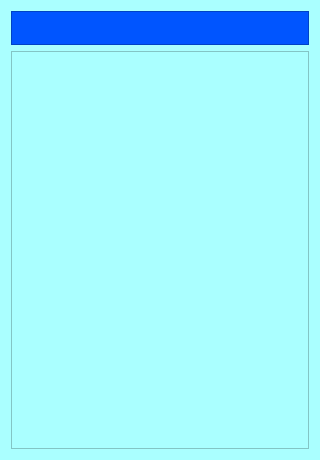
<?xml version="1.0" encoding="UTF-8"?>
<ui version="4.0">
 <class>PupilBookDialog</class>
 <widget class="QDialog" name="PupilBookDialog">
  <property name="geometry">
   <rect>
    <x>0</x>
    <y>0</y>
    <width>320</width>
    <height>460</height>
   </rect>
  </property>
  <property name="windowTitle">
   <string>Dialog</string>
  </property>
  <property name="styleSheet">
   <string notr="true">background-color: rgb(170, 255, 255);</string>
  </property>
  <layout class="QVBoxLayout" name="verticalLayout_2">
   <item>
    <widget class="QFrame" name="frame">
     <property name="styleSheet">
      <string notr="true">background-color: rgb(0, 85, 255);</string>
     </property>
     <property name="frameShape">
      <enum>QFrame::StyledPanel</enum>
     </property>
     <property name="frameShadow">
      <enum>QFrame::Raised</enum>
     </property>
     <property name="lineWidth">
      <number>2</number>
     </property>
     <layout class="QHBoxLayout" name="horizontalLayout">
      <item>
       <widget class="QLabel" name="label_pupil">
        <property name="sizePolicy">
         <sizepolicy hsizetype="Expanding" vsizetype="Preferred">
          <horstretch>0</horstretch>
          <verstretch>0</verstretch>
         </sizepolicy>
        </property>
        <property name="text">
         <string/>
        </property>
       </widget>
      </item>
      <item>
       <widget class="QLabel" name="label_lendings">
        <property name="text">
         <string/>
        </property>
       </widget>
      </item>
     </layout>
    </widget>
   </item>
   <item>
    <widget class="QTableView" name="tableView"/>
   </item>
  </layout>
 </widget>
 <resources/>
 <connections/>
</ui>
